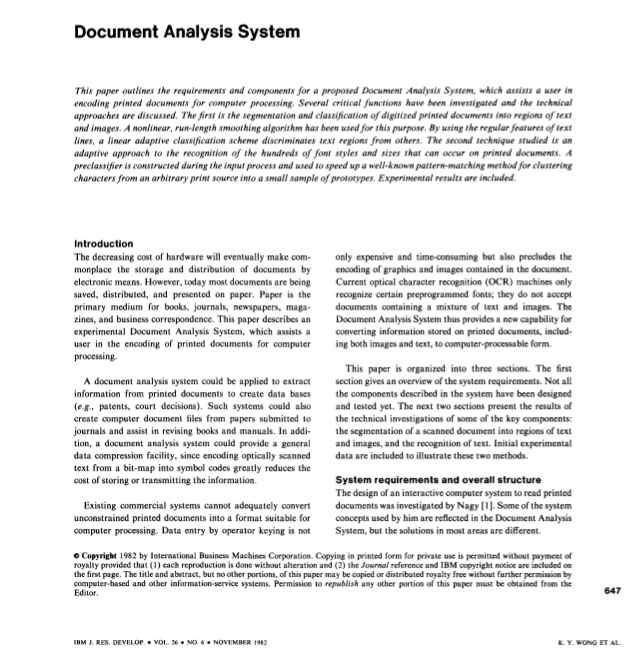
//> input picture X_YCut/1.png, 638 x 669 px
$ ./X_YCut_tidy   (built with g++ and OpenCV 4)
//> lines starting //> are read from the running program, lines starting //| are printed output that depends on the picture; after the words box and inside, x2 and y2 are one past the last pixel; in counts of white or black regions, pixels touching at a corner belong together
#include <iostream>
#include <opencv2/core/core.hpp>
#include <opencv2/highgui/highgui.hpp>
#include <opencv2/imgproc/imgproc.hpp>
#include <opencv2/features2d.hpp>
#include <vector>
#include <string>

using namespace std;
using namespace cv;

//Tree Structure Definition
typedef struct STreeNode* pSTreeNode;
typedef int TreeDataType;

struct STreeNode{
	TreeDataType data;
	pSTreeNode pFirstChild;
	pSTreeNode pNextBrother;

	STreeNode(TreeDataType Value){
		data = Value;
		pFirstChild = NULL;
		pNextBrother = NULL;
	}
};

class CTree{
	public:
		CTree();
		CTree(TreeDataType Value);
		//~CTree();
	public:
		void Insert(TreeDataType parentValue,TreeDataType Value);
		void InsertBrother(pSTreeNode pParentNode,TreeDataType Value);
		pSTreeNode Search(pSTreeNode pNode,TreeDataType Value);
	public:
		pSTreeNode pRoot;
};

CTree::CTree(){
	pRoot = NULL;
}

CTree::CTree(TreeDataType Value){
	pRoot = new STreeNode(Value);
	if(pRoot == NULL)
		return;
}

void CTree::Insert(TreeDataType parentValue,TreeDataType Value){
	if(pRoot == NULL)
		return;
	pSTreeNode pFindNode = Search(pRoot,parentValue);
	if(pFindNode == NULL)
		return;
	if(pFindNode->pFirstChild == NULL){
		pFindNode->pFirstChild = new STreeNode(Value);
		return;
	}else{
		InsertBrother(pFindNode->pFirstChild,Value);
		return;
	}
}

// [8 lines left out: function InsertBrother, not called in this run]

pSTreeNode CTree::Search(pSTreeNode pNode,TreeDataType Value){
	if(pNode == NULL)
		return NULL;

	if(pNode->data == Value)
		return pNode;

	if(pNode->pFirstChild == NULL && pNode->pNextBrother == NULL)
		return NULL;
	else{
		if(pNode->pFirstChild != NULL){
			pSTreeNode pNodeTemp = Search(pNode->pFirstChild,Value);
			if(pNodeTemp != NULL)
				return pNodeTemp;
			else{
				return Search(pNode->pNextBrother,Value);
			}
		}else
			return Search(pNode->pNextBrother,Value);
	}
}
// Tree Structure Definition end!

Mat loadImage(string filepath){
//> called with filepath = "1.png"
	Mat image = imread(filepath);
//> image is the input picture: 669 rows x 638 cols, CV_8UC3; min 0, max 255, mean 236.2

	if (image.empty()) {
        cout<<"read image failed"<<endl;
        return Mat();
    }

    cvtColor(image, image, CV_BGR2RGB);
    return image;
}

Mat convert2gray(Mat input){
	Mat grayImage( input.size(), CV_8UC1 );
    cvtColor ( input, grayImage, CV_RGB2GRAY );
    return grayImage;
}

Mat binaryzation(Mat grayImage){
	if(grayImage.channels() != 1){
		cout<<"binarylize must be the gray image"<<endl;
		return Mat();
	}
	Mat binaryImage;

	threshold(grayImage,binaryImage,125,255,THRESH_BINARY);
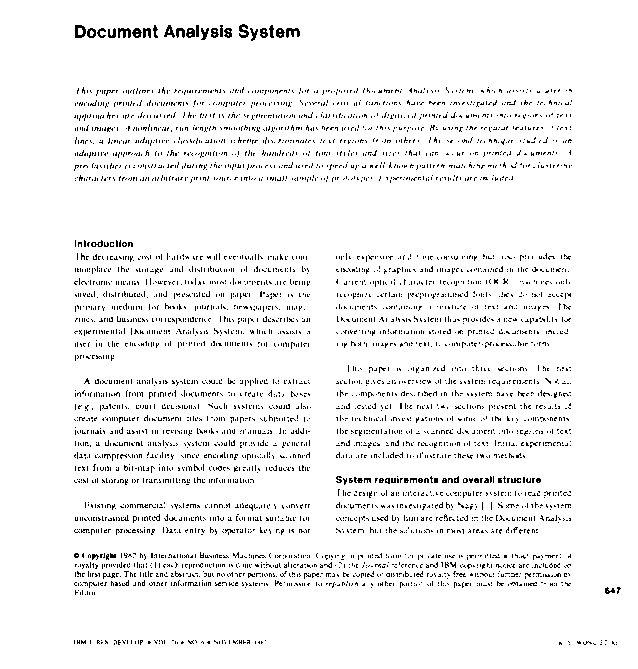
//> binaryImage: 669 rows x 638 cols, CV_8UC1; 94.9% white; black in thin lines or dots, all inside (x1, y1, x2, y2) = (74, 24, 621, 645)
	cout<<binaryImage.rows<<" "<<binaryImage.cols<<endl;
//| 669 638
	return binaryImage;
}

std::vector<int> calcHistVer(Mat binaryImage){
	assert(binaryImage.channels() == 1);

	Mat paintX = Mat::zeros(binaryImage.rows,binaryImage.cols,CV_8UC1);
	std::vector<int> histVer;
	histVer.reserve(binaryImage.cols);
	for(int col = 0;col < binaryImage.cols;col++){
		histVer.push_back(0);
	}

	for(int col = 0;col < binaryImage.cols;col++){

		for(int row = 0;row < binaryImage.rows;row++){
			const uchar* ptr = (const uchar*) binaryImage.ptr(row);
			if(ptr[col] > 0){
				histVer[col]++;
			}

		}
	}
	cout<<histVer.size()<<endl;

	for(int col = 0;col < binaryImage.cols;col++){
		for(int row = 0;row < histVer[col];row++){
			uchar * ptr_x = paintX.ptr<uchar>(row);
			ptr_x[col] = 255;
		}
	}

	/*
	imshow("axisX!",paintX);
	waitKey(-1);
	*/

	return histVer;
}

std::vector<int> calcHistHor(Mat binaryImage){
	assert(binaryImage.channels() == 1);

	Mat paintY = Mat::zeros(binaryImage.rows,binaryImage.cols,CV_8UC1);
	std::vector<int> histHor;
	histHor.reserve(binaryImage.rows);
	for(int row = 0;row < binaryImage.rows;row++){
		histHor.push_back(0);
	}
	for(int row = 0;row < binaryImage.rows;row++){
		const uchar* ptr = (const uchar*) binaryImage.ptr(row);
		for(int col = 0;col < binaryImage.cols;col++){
			if(ptr[col] > 0){
				histHor[row]++;
			}
		}
	}

	for(int row = 0;row<binaryImage.rows;row++){
		uchar* ptr_y = paintY.ptr<uchar>(row);
		for(int col = 0;col < histHor[row];col++){
			ptr_y[col] = 255;
		}
	}

	// imshow("axisY!",paintY);
	// waitKey(-1);

	return histHor;
}
//checked no errors
vector<int> shrinkHist(vector<int>& hist,int& cursor1,int& cursor2){
	vector<int> thinHist;
	thinHist.reserve(hist.size());

	for(vector<int>::const_iterator it1 = hist.begin();it1 != hist.end();it1++){
		if(*it1 != 0){
			break;
		}
		cursor1++;
	}

	for(vector<int>::const_iterator it2 = hist.end();it2 != hist.begin();it2--){
		if(*it2 != 0){
			break;
		}
		cursor2--;
	}

	for(int i = cursor1+1;i < cursor2;i++){
		thinHist.push_back(hist[i]);
	}

	return thinHist;
}

void countZero(vector<int>& hist,std::vector<int>& segments1,std::vector<int>& segments2,int top,int bottom){
	int cursor1 = 0;
	int cursor2 = 0;
	int preBlock = 0;
	int preBlock_end = 0;

	while((cursor2 != hist.size()) && (cursor1 != hist.size())){
		if(hist[cursor1] == 0){
			cursor2 = cursor1;
			preBlock_end = cursor1 - 1;
			while((hist[cursor2] == 0) && (cursor2 != hist.size())){
				cursor2++;
			}

			if((cursor2 - cursor1 + 1) >= 30){
				segments1.push_back(top + preBlock - 1);
				segments2.push_back(top + preBlock_end + 1);
				preBlock = cursor2;
			}

			cursor1 = cursor2;

		}else{
			cursor1 ++;
		}
	}

	//add the last segments to vector
	// cout<<"cursor2: "<<cursor2<<endl;
	// segments1.push_back(top + cursor2 - 1);
	segments1.push_back(top + preBlock - 1);
	segments2.push_back(top + cursor1 + 1);

	// cout<<"start: "<<segments1[0]<<"    end: "<<segments2[0]<<endl;
	cout<<"segments1' size is: "<<segments1.size()<<endl;
	cout<<"segments2' size is: "<<segments2.size()<<endl;
}

std::vector<Mat> cropImage(Mat binaryImage/*,Mat input*/,bool triker){

	std::vector<Mat> cropMats;

	if(triker){
		std::vector<int> histHor = calcHistHor(binaryImage);
		int cursor1 = 0;
		int cursor2 = histHor.size();
		std::vector<int> thinHist = shrinkHist(histHor,cursor1,cursor2);

		std::vector<int> segments1;
		std::vector<int> segments2;

		countZero(thinHist,segments1,segments2,cursor1,cursor2);
		// cout<<"countZero end!"<<endl;

		if((segments1.size() > 0) && (segments2.size() > 0) && (segments1.size() == segments2.size())){
			if(segments1.size() == segments2.size()){
				for(int i = 0;i < segments1.size();i++){
					int y = segments1[i];
					int x = 0;
					int height = segments2[i] - segments1[i];
					int width = binaryImage.cols;
					Rect cropRect(x,y,width,height);
					// Mat image_cut = Mat(input,cropRect);
					Mat image_cut = Mat(binaryImage,cropRect);
					cropMats.push_back(image_cut);
				}
			}else{
				cout<<"error! 2 vectors' size are not equal!"<<endl;
			}
		}
	}else{
		std::vector<int> histVer = calcHistVer(binaryImage);
		int cursor1 = 0;
		int cursor2 = histVer.size();
		std::vector<int> thinHist = shrinkHist(histVer,cursor1,cursor2);
		std::vector<int> segments1;
		std::vector<int> segments2;

		countZero(thinHist,segments1,segments2,cursor1,cursor2);

		if((segments1.size() > 0) && (segments2.size() > 0) && (segments1.size() == segments2.size())){
			for(int i = 0;i < segments1.size();i++){
				int x = segments1[i];
				int y = 0;
				int height = binaryImage.rows;
				int width = segments2[i] - segments1[i];
				Rect cropRect(x,y,width,height);
				Mat image_cut = Mat(binaryImage,cropRect);
				cropMats.push_back(image_cut);

			}
		}else{
			cout<<"error! 2 vectors' size are not equal!"<<endl;
		}
	}

	if(cropMats.size() == 1){
		imshow("block",cropMats[0]);
		waitKey(-1);
	}

	cout<<"here the end of FUNC-cropImage cropMats' size is: "<<cropMats.size()<<endl;
	return cropMats;
}

void makeTree(Mat binaryImage,TreeDataType parentNode,CTree& docTree,int& totalNode,bool& tricker){
	// CTree docTree = CTree(1);
	// int totalNode = 1;
	std::vector<Mat> childImages = cropImage(binaryImage,tricker);
	// std::vector<Mat> leafImages;


	if(childImages.size() > 1){
		for(std::vector<Mat>::const_iterator itc = childImages.begin();itc != childImages.end();itc++){
			docTree.Insert(parentNode,++totalNode);
			tricker = !tricker;
			makeTree(*itc,totalNode,docTree,++totalNode,tricker);
		}
	}else{
		return;
	}
}

int main(){
	// preprocess gray-scale binarylization
	Mat input = loadImage("1.png");
	Mat input_clone = input.clone();
	Mat grayImage = convert2gray(input);
	Mat binaryImage = binaryzation(grayImage);
	Mat binaryImageReg = ~binaryImage;


	// warning!
	// recursive construct the document tree

	CTree docTree = CTree(1);
	int totalNode = 1;
	bool tricker = true;

	makeTree(binaryImageReg,1,docTree,totalNode,tricker);
//> after the loop in calcHistHor, `for(int row = 0;row < binaryImage.rows;row++)`: histHor = 669 values, max 216 at index 520, min 0 at index 0, mean 32.34
//> after the loop in calcHistHor, `for(int row = 0;row<binaryImage.rows;row++)`:
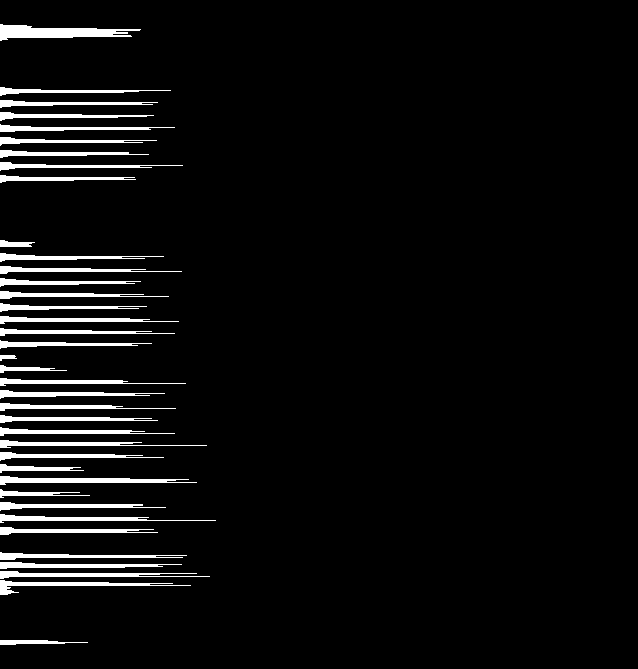
//> paintY: 669 rows x 638 cols, CV_8UC1; 5.1% white; 38 white regions, largest, box (x1, y1, x2, y2) and area: (0, 24, 141, 41) 1309, (0, 476, 197, 485) 898, (0, 571, 210, 579) 756
//> in cropImage, `int cursor2 = histHor.size();`: cursor2 = 669
//> the loop in shrinkHist, `for(vector<int>::const_iterator it1 = hist.begin();it1 != hist.end();i..` made 25 passes
//> after the loop in shrinkHist, `for(vector<int>::const_iterator it1 = hist.begin();it1 != hist.end();i..`: cursor1 = 24
//> the loop in shrinkHist, `for(vector<int>::const_iterator it2 = hist.end();it2 != hist.begin();i..` made 1 pass
//> after the loop in shrinkHist, `for(vector<int>::const_iterator it2 = hist.end();it2 != hist.begin();i..`: cursor2 = 669
//> after the loop in shrinkHist, `for(int i = cursor1+1;i < cursor2;i++)`: thinHist = 644 values, max 216 at index 495, min 0 at index 16, mean 33.59
//> in cropImage, `std::vector<int> thinHist = shrinkHist(histHor,cursor1,cursor2);`: cursor1 = 24
//> the loop in countZero, `while((cursor2 != hist.size()) && (cursor1 != hist.size()))` made 366 passes
//> (cursor2, preBlock_end, preBlock, cursor1) on passes 17, 93, 360: (62, 15, 62, 62), (215, 157, 215, 215), (615, 569, 615, 615)
//> after the loop in countZero, `while((cursor2 != hist.size()) && (cursor1 != hist.size()))`: cursor2 = 644; preBlock_end = 619; segments1 = [23, 85, 238]; segments2 = [40, 182, 594]; preBlock = 615; cursor1 = 644
//> in countZero, `segments1.push_back(top + preBlock - 1);`: segments1 = [23, 85, 238, 638]
//> in countZero, `segments2.push_back(top + cursor1 + 1);`: segments2 = [40, 182, 594, 669]
//| segments1' size is: 4
//| segments2' size is: 4
//> in cropImage, `countZero(thinHist,segments1,segments2,cursor1,cursor2);`: segments1 = [23, 85, 238, 638]; segments2 = [40, 182, 594, 669]
//> the loop in cropImage, `for(int i = 0;i < segments1.size();i++)` made 4 passes
//> (y, height, cropRect) on passes 1 to 4: (23, 17, Rect(0, 23, 638, 17)), (85, 97, Rect(0, 85, 638, 97)), (238, 356, Rect(0, 238, 638, 356)), (638, 31, Rect(0, 638, 638, 31))
//> pass 2, in cropImage, `Mat image_cut = Mat(binaryImage,cropRect);`:
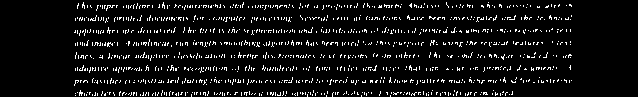
//> image_cut: 97 rows x 638 cols, CV_8UC1; 7% white in thin lines or dots, all inside (x1, y1, x2, y2) = (74, 2, 572, 97)
//> pass 3, in cropImage, `Mat image_cut = Mat(binaryImage,cropRect);`:
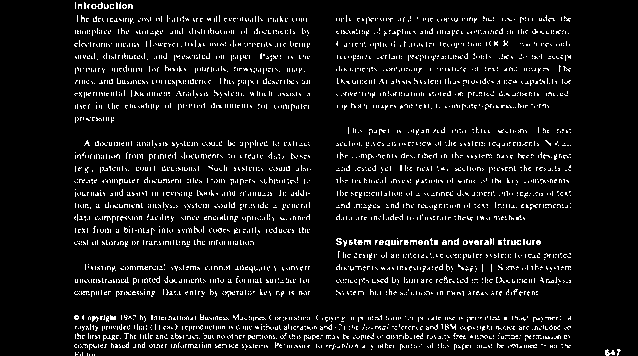
//> image_cut: 356 rows x 638 cols, CV_8UC1; 6.9% white in thin lines or dots, all inside (x1, y1, x2, y2) = (74, 2, 621, 356)
//| here the end of FUNC-cropImage cropMats' size is: 4
//> in makeTree, `std::vector<Mat> childImages = cropImage(binaryImage,tricker);`:
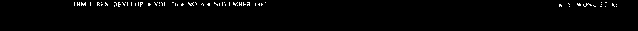
//> childImages[3]: 31 rows x 638 cols, CV_8UC1; 1.4% white in thin lines or dots, all inside (x1, y1, x2, y2) = (74, 2, 617, 7)
//> (the run ends here: the program stops with an error, at `Mat image_cut = Mat(binaryImage,cropRect);`)

$ run again, with X_YCut/2.png copied over X_YCut/1.png
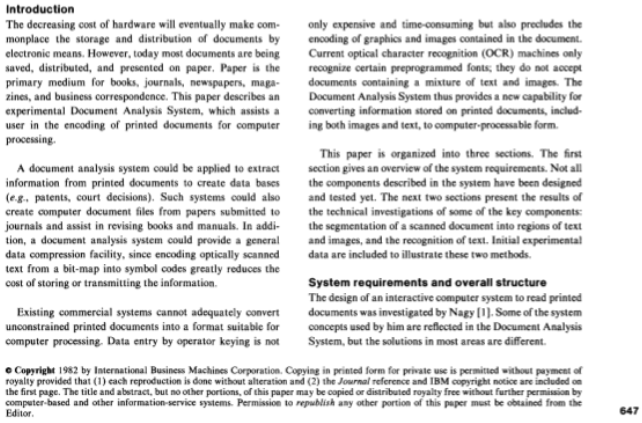
//> input picture X_YCut/2.png, 642 x 423 px
//> in loadImage, image is the input picture: 423 rows x 642 cols, CV_8UC3; min 20, max 255, mean 226.5
//> in binaryzation, `threshold(grayImage,binaryImage,125,255,THRESH_BINARY);`:
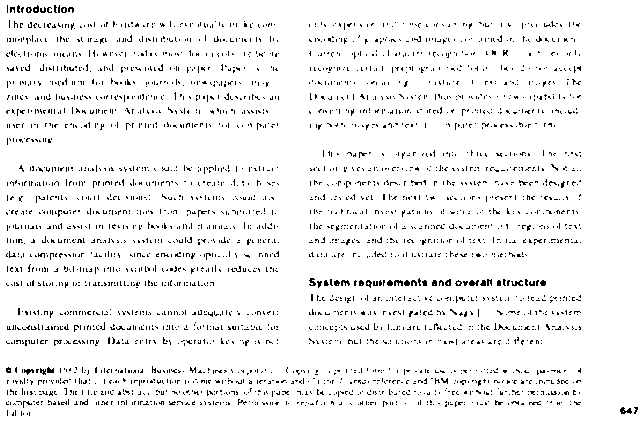
//> binaryImage: 423 rows x 642 cols, CV_8UC1; 94.6% white; black in thin lines or dots
//| 423 642
//> binaryImageReg: 423 rows x 642 cols, CV_8UC1; 5.4% white in thin lines or dots
//> after the loop in calcHistHor, `for(int row = 0;row < binaryImage.rows;row++)`: histHor = 423 values, max 240 at index 329, min 0 at index 0, mean 34.56
//> in cropImage, `int cursor2 = histHor.size();`: cursor2 = 423
//> the loop in shrinkHist, `for(vector<int>::const_iterator it1 = hist.begin();it1 != hist.end();i..` made 6 passes
//> after the loop in shrinkHist, `for(vector<int>::const_iterator it1 = hist.begin();it1 != hist.end();i..`: cursor1 = 5
//> the loop in shrinkHist, `for(vector<int>::const_iterator it2 = hist.end();it2 != hist.begin();i..` made 1 pass
//> after the loop in shrinkHist, `for(vector<int>::const_iterator it2 = hist.end();it2 != hist.begin();i..`: cursor2 = 423
//> after the loop in shrinkHist, `for(int i = cursor1+1;i < cursor2;i++)`: thinHist = 417 values, max 240 at index 323, min 0 at index 7, mean 35.05
//> in cropImage, `std::vector<int> thinHist = shrinkHist(histHor,cursor1,cursor2);`: cursor1 = 5
//> the loop in countZero, `while((cursor2 != hist.size()) && (cursor1 != hist.size()))` made 290 passes
//> (cursor2, preBlock_end, cursor1) on passes 8, 19, 29, 39, 49, 60, 71, 81: (14, 6, 14), (29, 23, 29), (44, 37, 44), (58, 52, 58), (72, 66, 72), (86, 81, 86), (101, 95, 101), (116, 109, 116)
//> after the loop in countZero, `while((cursor2 != hist.size()) && (cursor1 != hist.size()))`: cursor2 = 417; preBlock_end = 409; preBlock = 0; cursor1 = 417
//> in countZero, `segments1.push_back(top + preBlock - 1);`: segments1 = [4]
//> in countZero, `segments2.push_back(top + cursor1 + 1);`: segments2 = [423]
//| segments1' size is: 1
//| segments2' size is: 1
//> in cropImage, `countZero(thinHist,segments1,segments2,cursor1,cursor2);`: segments1 = [4]; segments2 = [423]
//> the loop in cropImage, `for(int i = 0;i < segments1.size();i++)` made 1 pass
//> (y, height, cropRect) on pass 1: (4, 419, Rect(0, 4, 642, 419))
//> pass 1, in cropImage, `Mat image_cut = Mat(binaryImage,cropRect);`:
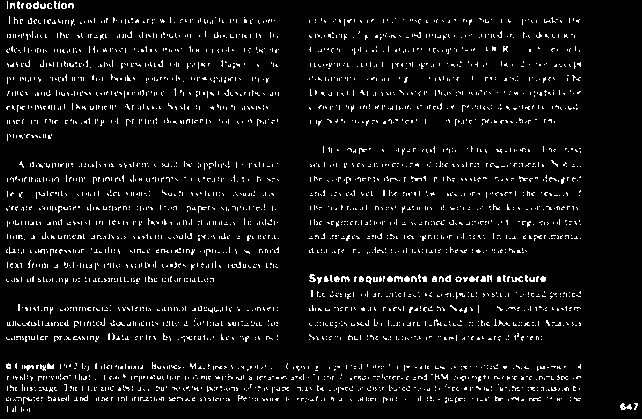
//> image_cut: 419 rows x 642 cols, CV_8UC1; 5.4% white in thin lines or dots
//| here the end of FUNC-cropImage cropMats' size is: 1
